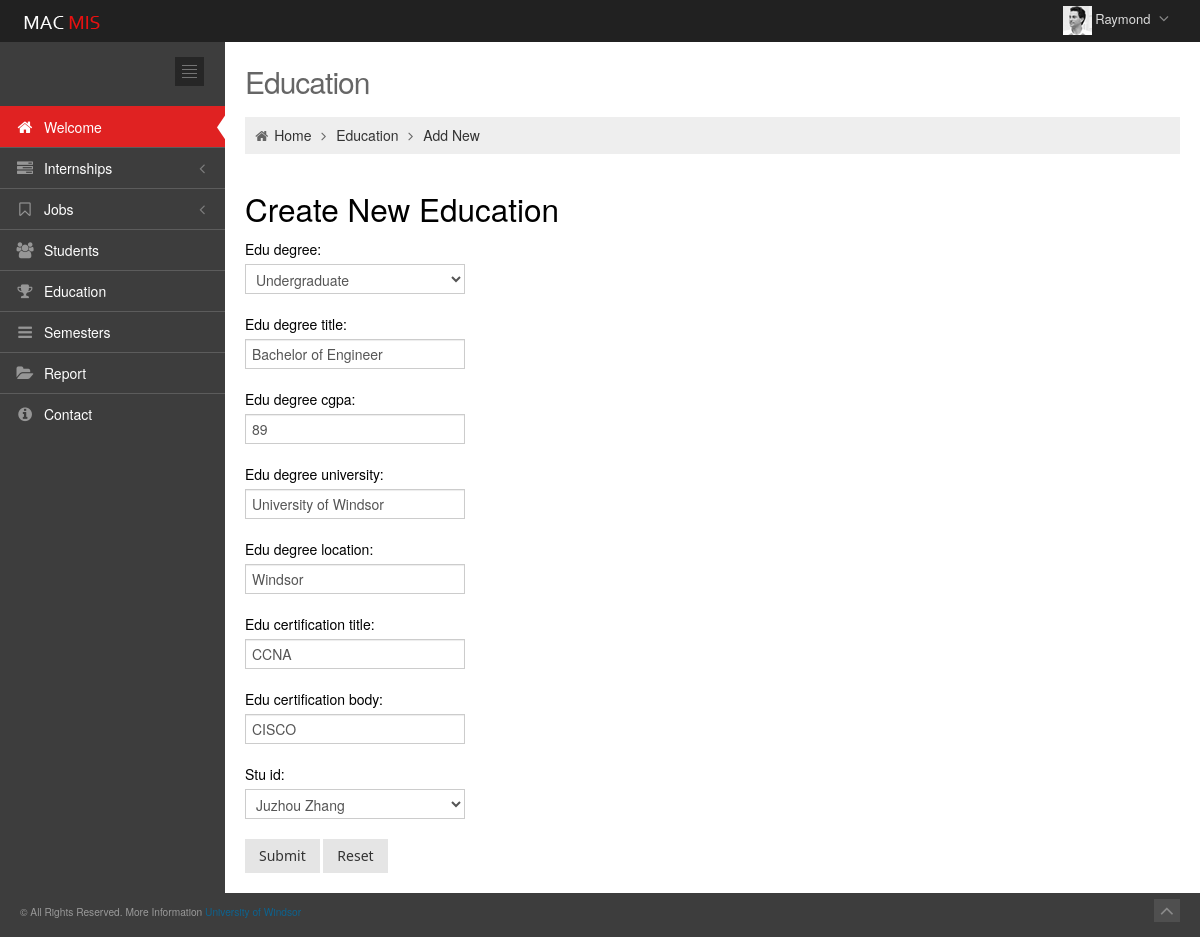
The app's page /app/education/update/1 (signed in) with its own data.
### app/models.py (models this page shows, shortened)
class Education(models.Model):
    DEGREE_CHOICES = (
        ('F', 'Undergraduate'),
        ('M', 'Graduate'),
    )
    edu_id = models.AutoField(primary_key=True)
    edu_degree = models.CharField(max_length=50, choices=DEGREE_CHOICES)
    edu_degree_title = models.CharField(max_length=50)
    edu_degree_cgpa = models.CharField(max_length=2)
    edu_degree_university = models.CharField(max_length=30)
    edu_degree_location = models.CharField(max_length=30)
    edu_certification_title = models.CharField(max_length=50,blank=True, null=True)
    edu_certification_body = models.CharField(max_length=200,blank=True, null=True)
    stu_id = models.ForeignKey(Student)

### app/views.py (the view)
# urls.py: url(r'^education/update/(?P<pk>\d+)$', views.EducationUpdateView.as_view(), name='update_education'),
class EducationUpdateView(UpdateView):
    model = Education
    fields = '__all__'
    success_url = reverse_lazy('app:education')

### app/models.py (called while the page is built)
    def __str__(self):
        return "{} {}".format(self.user.first_name, self.user.last_name)

### app/templates/app/education_form.html (shortened to what this page needs)
{% extends 'app/base.html' %}
{% block container %}
		<div class="page-content">
			<div class="container-fluid">
				<div class="row-fluid">
					<div class="span12">
						<h3 class="page-title">
							Education
						</h3>
						<ul class="breadcrumb">
							<li>
								<i class="icon-home"></i>
								<a href="welcome.html">Home</a>
								<i class="icon-angle-right"></i>
							</li>
							<li>
								<a href="education.html">Education</a>
								<i class="icon-angle-right"></i>
							</li>
							<li><a href="#">Add New</a></li>
						</ul>
					</div>
				</div>
				<div class="row-fluid">
					<div class="span12">
						<h2>Create New Education</h2>
						<form role="form" action="#" method="post">
                            {{ form.as_p }}
                            <button type="submit" class="btn btn-primary" value="Submit">Submit</button>
                            <button type="reset" class="btn btn-primary" value="Reset">Reset</button>
						</form>
					</div>
				</div>
			</div>
		</div>
{% endblock %}

### app/templates/app/base.html (shortened to what this page needs)
{% load staticfiles %}
<!DOCTYPE html>
 <html lang="en" class="no-js">
<head>
	<link href="{% static 'app/css/bootstrap.min.css' %}" rel="stylesheet" type="text/css"/>
	<link href="{% static 'app/css/bootstrap-responsive.min.css' %}" rel="stylesheet" type="text/css"/>
	<link href="{% static 'app/css/font-awesome.min.css' %}" rel="stylesheet" type="text/css"/>
	<link href="{% static 'app/css/style-metro.css' %}" rel="stylesheet" type="text/css"/>
	<link href="{% static 'app/css/style.css' %}" rel="stylesheet" type="text/css"/>
	<link href="{% static 'app/css/style-responsive.css' %}" rel="stylesheet" type="text/css"/>
	<link href="{% static 'app/css/default.css' %}" rel="stylesheet" type="text/css" id="style_color"/>
	<link href="{% static 'app/css/uniform.default.css' %}" rel="stylesheet" type="text/css"/>
</head>
<body class="page-header-fixed">
{% if request.user.is_authenticated %}
	<div class="header navbar navbar-inverse navbar-fixed-top">
		<div class="navbar-inner">
			<div class="container-fluid">
				<a class="brand" href="#">
				<img src="{% static 'app/image/logo.png' %}" alt="logo"/>
				</a>
				<ul class="nav pull-right">
					<li class="dropdown user">
						<a href="#" class="dropdown-toggle" data-toggle="dropdown">
						<img alt="" src="{% static 'app/image/avatar1_small.jpg' %}" />
						<span class="username">{{ user.first_name }}</span>
						<i class="icon-angle-down"></i>
						</a>
					</li>
				</ul>
			</div>
		</div>
	</div>
	<div class="page-container">
		<div class="page-sidebar nav-collapse collapse">
			<ul class="page-sidebar-menu">
				<li>
					<div class="sidebar-toggler hidden-phone"></div>
				</li>
				<li>
					<br>
				</li>
				<li class="start active ">
					<a href="{% url 'app:welcome' %}">
					<i class="icon-home"></i>
					<span class="title">Welcome</span>
					<span class="selected"></span>
					</a>
				</li>
				<li class="">
					<a href="javascript:;">
					<i class="icon-tasks"></i>
					<span class="title">Internships</span>
					</a>
				</li>
				<li class="">
					<a href="javascript:;">
					<i class="icon-bookmark-empty"></i>
					<span class="title">Jobs</span>
					</a>
				</li>
				<li class="">
					<a href="{% url 'app:student' %}">
					<i class="icon-group"></i>
					<span class="title">Students</span>
					</a>
				</li>
				<li class="">
					<a href="{% url 'app:education' %}">
					<i class="icon-trophy"></i>
					<span class="title">Education</span>
					</a>
				</li>
				<li class="">
					<a href="{% url 'app:semester' %}">
					<i class="icon-reorder"></i>
					<span class="title">Semesters</span>
					</a>
				</li>
				<li class="">
					<a href="{% url 'app:report' %}">
					<i class="icon-folder-open"></i>
					<span class="title">Report</span>
					</a>
				</li>
				<li class="">
					<a href="{% url 'app:contact' %}">
					<i class="icon-info-sign"></i>
					<span class="title">Contact</span>
					</a>
				</li>
			</ul>
		</div>
        {% block container %}{% endblock %}
	</div>
	<div class="footer">
		<div class="footer-inner">
			<p><small>&copy; All Rights Reserved. More Information <a href="http://www.uwindsor.ca/" target="_blank" title="uwindsor">University of Windsor</a></small></p>
		</div>
		<div class="footer-tools">
			<span class="go-top">
			<i class="icon-angle-up"></i>
			</span>
		</div>
	</div>
{% else %}
    <p>Please sign in.</p>
{% endif %}
</body>
</html>

### app/static/app/css/style-metro.css (style rules this page uses)
div, input, select, textarea, span, img, table, td, th, p, a, button, ul, li { -webkit-border-radius: 0 !important; -moz-border-radius: 0 !important; border-radius: 0 !important; }
.btn { background-color: #e5e5e5; background-image: none; filter: none; border: 0; padding: 7px 14px; text-shadow: none; font-family: "Segoe UI", Helvetica, Arial, sans-serif; font-size: 14px; color: #333333; cursor: pointer; outline: none; -webkit-box-shadow: none !important; -moz-box-shadow: none !important; box-shadow: none !important; -webkit-border-radius: 0 !important; -moz-border-radius: 0 !important; border-radius: 0 !important; }

### app/static/app/css/style-responsive.css (style rules this page uses)
@media (min-width: 980px) { .page-sidebar { position: absolute; width: 225px; } }
@media (min-width: 980px) { .page-content { margin-left: 225px; margin-top: 0px; min-height: 760px; } }

### app/static/app/css/default.css (style rules this page uses)
body { background-color: #3d3d3d !important; }
.header .navbar-inner { filter: none !important; background-image: none !important; background-color: #212121 !important; }
.header .nav li.dropdown .dropdown-toggle i { color: #8a8a8a !important; }
.page-sidebar { background-color: #3d3d3d; }
ul.page-sidebar-menu > li > a { border-top: 1px solid #5c5c5c !important; color: #ffffff !important; }
ul.page-sidebar-menu > li:last-child > a { border-bottom: 1px solid transparent !important; }
ul.page-sidebar-menu > li a i { color: #969696; }
ul.page-sidebar-menu > li.active > a { background: #e02222 !important; border-top-color: transparent !important; color: #ffffff; }
ul.page-sidebar-menu > li.active > a i { color: #ffffff; }
.sidebar-toggler { background-image: url(../image/sidebar-toggler.jpg); background-color: #242424; }
.footer .footer-inner { color: #999999; }
.footer .footer-tools .go-top { background-color: #4f4f4f; }
.footer .footer-tools .go-top i { color: #8a8a8a; }

### records on screen
Education: edu_degree "Undergraduate", edu_degree_title "Bachelor of Engineer", edu_degree_cgpa "89", edu_degree_university "University of Windsor", edu_degree_location "Windsor", edu_certification_title "CCNA", edu_certification_body "CISCO", stu_id "Juzhou Zhang"

### other values on screen
{{ user.first_name }} "Raymond"
